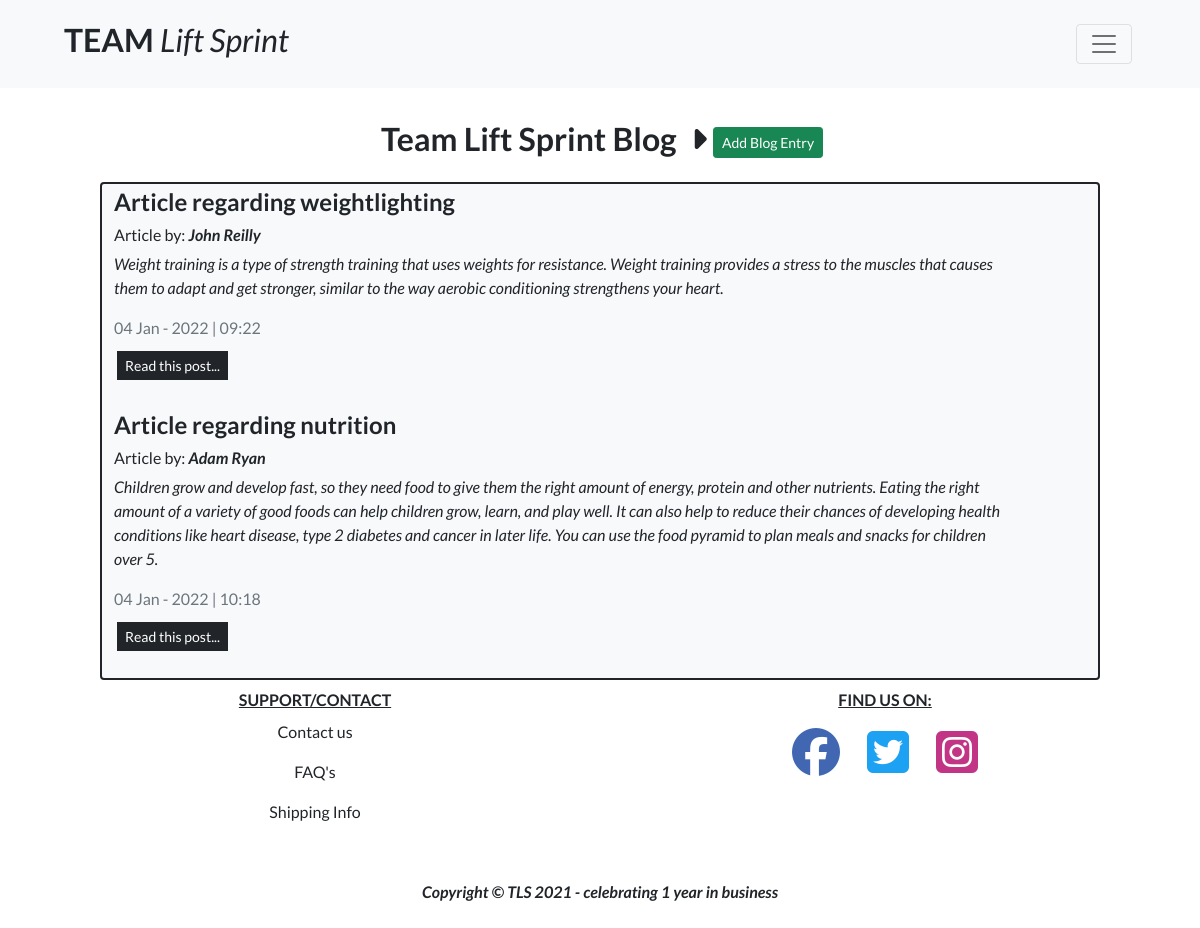
Screenshot of /blog/ (signed in) with the database file from the repository.
### blog/models.py (models this page shows, shortened)
class Post(models.Model):
    blog = models.ForeignKey(
        Blog, related_name="posts", on_delete=models.CASCADE)
    title = models.CharField(max_length=100)
    slug = models.SlugField()
    author = models.CharField(max_length=255)
    intro = models.TextField()
    article = models.TextField()
    date_added = models.DateTimeField(auto_now_add=True)

### blog/views.py (the view)
# urls.py: path('', views.blog, name='blog'),
def blog(request):
    posts = Post.objects.all()
    template = 'blog/blog.html'
    context = {
        'posts': posts,
    }
    return render(request, template, context)

### bag/contexts.py (called while the page is built, shortened)
def bag_contents(request):
    bag_items = []
    total = 0
    product_count = 0
    bag = request.session.get('bag', {})
    if total < settings.FREE_DELIVERY_THRESHOLD:
        delivery = total * Decimal(settings.STANDARD_DELIVERY_PERCENTAGE / 100)
        free_delivery_delta = settings.FREE_DELIVERY_THRESHOLD - total
    else:
        delivery = 0
        free_delivery_delta = 0
    grand_total = delivery + total
    context = {
        'bag_items': bag_items,
        'total': total,
        'product_count': product_count,
        'delivery': delivery,
        'free_delivery_delta': free_delivery_delta,
        'free_delivery_threshold': settings.FREE_DELIVERY_THRESHOLD,
        'grand_total': grand_total,
    }
    return context

### blog/templates/blog/blog.html (shortened to what this page needs)
{% extends "base.html" %}
{% load static %}
{% block page_header %}
    <div class="container position-relative pt-5 p-2 g-0">
    </div>
{% endblock %}
{% block content %}
    <div class="container position-relative pt-5 g-0">
        <div class="row">
            <div class="col">
                <h2 class="fw-bold text-center text-capitalize mb-4 mt-3 ms-1">Team Lift Sprint Blog
                {% if request.user.is_superuser %}
                    <i class="fas fa-caret-right ms-2"></i>
                    <a class="btn btn-success btn-sm rounded-1" href="{% url 'add_post' %}">Add Blog Entry</a>
                {% endif %}
                </h2>
            </div>
        </div>
    </div>
    <div class="container col-10">
        <div class="row bg-light text-dark border border-dark rounded-2 border-2">
            {% for post in posts %}
                {% if posts %}
                <div class="col-8 mt-1">
                    <h4 class = "fw-bold">{{ post.title }}</h4>
                </div>
                <div class="col-8">
                    <h6>Article by: <i><strong>{{ post.author }}</strong></i></h6>
                </div>
                <div class="col-11">
                    <p><i>{{ post.intro }}</i></p>
                </div>
                <div class="col-8">
                    <div class="text-muted">{{ post.date_added | date:"d M - Y | h:i"}}</div>
                </div>
                <div class="row pb-2 mt-2 mb-3">
                    <div class="col-8">
                        <a href="{% url 'post_detail'  post.slug %}" class="btn btn-dark border-light border-3 btn-sm">Read this post...</a>
                    </div>
                </div>
            {% else %}
                <h3>No Posts Available</h3>
            {% endif %}
            {% endfor %}
        </div>
    </div>
{% endblock %}

### static/css/base.css (style rules this page uses)
html { height: 100%; }
body { font-family: 'Lato'; }

### rows the page displays
Post: title "Article regarding weightlighting", author "John Reilly", intro "Weight training is a type of strength training that uses weights for resistance. Weight training provides a stress to the muscles that causes them to adapt and get stronger, similar to the way aerobic conditioning strengthens your heart.", post.date_added|date:'dM-Y|h:i' "04 Jan - 2022 | 09:22"
Post: title "Article regarding nutrition", author "Adam Ryan", intro "Children grow and develop fast, so they need food to give them the right amount of energy, protein and other nutrients. Eating the right amount of a variety of good foods can help children grow, learn, and play well. It can also help to reduce their chances of developing health conditions like heart disease, type 2 diabetes and cancer in later life. You can use the food pyramid to plan meals and snacks for children over 5.", post.date_added|date:'dM-Y|h:i' "04 Jan - 2022 | 10:18"
